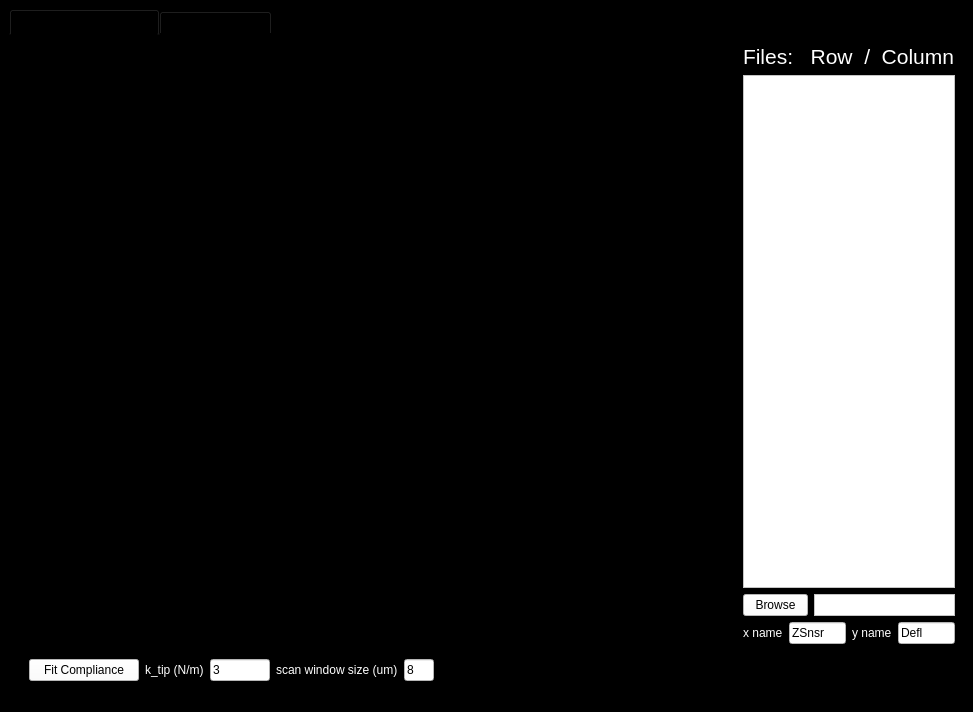
<?xml version="1.0" encoding="UTF-8"?>
<ui version="4.0">
 <class>MainWindow</class>
 <widget class="QMainWindow" name="MainWindow">
  <property name="geometry">
   <rect>
    <x>0</x>
    <y>0</y>
    <width>973</width>
    <height>712</height>
   </rect>
  </property>
  <property name="windowTitle">
   <string>Data Processor</string>
  </property>
  <property name="styleSheet">
   <string notr="true">background-color: rgb(0, 0, 0);</string>
  </property>
  <property name="dockOptions">
   <set>QMainWindow::AllowTabbedDocks|QMainWindow::AnimatedDocks</set>
  </property>
  <widget class="QWidget" name="centralwidget">
   <layout class="QGridLayout" name="gridLayout">
    <item row="1" column="0">
     <layout class="QHBoxLayout" name="horizontalLayout_3">
      <item>
       <spacer name="horizontalSpacer_2">
        <property name="orientation">
         <enum>Qt::Horizontal</enum>
        </property>
        <property name="sizeType">
         <enum>QSizePolicy::Fixed</enum>
        </property>
        <property name="sizeHint" stdset="0">
         <size>
          <width>20</width>
          <height>20</height>
         </size>
        </property>
       </spacer>
      </item>
      <item>
       <widget class="QPushButton" name="FitComplianceButton">
        <property name="minimumSize">
         <size>
          <width>110</width>
          <height>0</height>
         </size>
        </property>
        <property name="styleSheet">
         <string notr="true">color: rgb(0, 0, 0);
background-color: rgb(255, 255, 255);</string>
        </property>
        <property name="text">
         <string>Fit Compliance</string>
        </property>
       </widget>
      </item>
      <item>
       <widget class="QLabel" name="label_2">
        <property name="styleSheet">
         <string notr="true">color: rgb(255, 255, 255);
background-color: rgb(0, 0, 0);</string>
        </property>
        <property name="text">
         <string>k_tip (N/m)</string>
        </property>
       </widget>
      </item>
      <item>
       <widget class="QLineEdit" name="kTiplineEdit">
        <property name="maximumSize">
         <size>
          <width>60</width>
          <height>16777215</height>
         </size>
        </property>
        <property name="styleSheet">
         <string notr="true">color: rgb(0, 0, 0);
background-color: rgb(255, 255, 255);</string>
        </property>
        <property name="text">
         <string>3</string>
        </property>
       </widget>
      </item>
      <item>
       <widget class="QLabel" name="label_6">
        <property name="styleSheet">
         <string notr="true">color: rgb(255, 255, 255);
background-color: rgb(0, 0, 0);</string>
        </property>
        <property name="text">
         <string>scan window size (um)</string>
        </property>
       </widget>
      </item>
      <item>
       <widget class="QLineEdit" name="scanWinSizelineEdit">
        <property name="maximumSize">
         <size>
          <width>30</width>
          <height>16777215</height>
         </size>
        </property>
        <property name="styleSheet">
         <string notr="true">color: rgb(0, 0, 0);
background-color: rgb(255, 255, 255);</string>
        </property>
        <property name="text">
         <string>8</string>
        </property>
       </widget>
      </item>
      <item>
       <spacer name="horizontalSpacer">
        <property name="orientation">
         <enum>Qt::Horizontal</enum>
        </property>
        <property name="sizeHint" stdset="0">
         <size>
          <width>50</width>
          <height>20</height>
         </size>
        </property>
       </spacer>
      </item>
     </layout>
    </item>
    <item row="0" column="0">
     <widget class="QTabWidget" name="TabWidget">
      <property name="styleSheet">
       <string notr="true">QTabWidget::pane {
    border: 0px solid rgb(193, 193, 193);
    background: black;
	color: rgb(255, 255, 255);
}</string>
      </property>
      <property name="tabPosition">
       <enum>QTabWidget::North</enum>
      </property>
      <property name="tabShape">
       <enum>QTabWidget::Rounded</enum>
      </property>
      <property name="currentIndex">
       <number>0</number>
      </property>
      <property name="documentMode">
       <bool>false</bool>
      </property>
      <property name="tabsClosable">
       <bool>false</bool>
      </property>
      <property name="movable">
       <bool>false</bool>
      </property>
      <property name="tabBarAutoHide">
       <bool>false</bool>
      </property>
      <widget class="QWidget" name="individualForceTab">
       <attribute name="title">
        <string>Individual Force Curves</string>
       </attribute>
       <layout class="QGridLayout" name="gridLayout_8">
        <item row="1" column="3">
         <widget class="QListWidget" name="fileList">
          <property name="sizePolicy">
           <sizepolicy hsizetype="Expanding" vsizetype="Expanding">
            <horstretch>2</horstretch>
            <verstretch>0</verstretch>
           </sizepolicy>
          </property>
          <property name="acceptDrops">
           <bool>false</bool>
          </property>
          <property name="styleSheet">
           <string notr="true">background-color: rgb(255, 255, 255);
color: rgb(0, 0, 0);</string>
          </property>
         </widget>
        </item>
        <item row="2" column="3">
         <layout class="QHBoxLayout" name="horizontalLayout">
          <item>
           <widget class="QPushButton" name="browseButton">
            <property name="sizePolicy">
             <sizepolicy hsizetype="Fixed" vsizetype="Fixed">
              <horstretch>0</horstretch>
              <verstretch>0</verstretch>
             </sizepolicy>
            </property>
            <property name="minimumSize">
             <size>
              <width>0</width>
              <height>22</height>
             </size>
            </property>
            <property name="maximumSize">
             <size>
              <width>65</width>
              <height>22</height>
             </size>
            </property>
            <property name="styleSheet">
             <string notr="true">background-color: rgb(255, 255, 255);
color: rgb(0, 0, 0);</string>
            </property>
            <property name="text">
             <string>Browse</string>
            </property>
           </widget>
          </item>
          <item>
           <widget class="QTextBrowser" name="direcotry_print">
            <property name="sizePolicy">
             <sizepolicy hsizetype="Expanding" vsizetype="Fixed">
              <horstretch>0</horstretch>
              <verstretch>0</verstretch>
             </sizepolicy>
            </property>
            <property name="minimumSize">
             <size>
              <width>0</width>
              <height>22</height>
             </size>
            </property>
            <property name="maximumSize">
             <size>
              <width>16777215</width>
              <height>22</height>
             </size>
            </property>
            <property name="acceptDrops">
             <bool>true</bool>
            </property>
            <property name="styleSheet">
             <string notr="true">background-color: rgb(255, 255, 255);
color: rgb(0, 0, 0);</string>
            </property>
            <property name="verticalScrollBarPolicy">
             <enum>Qt::ScrollBarAlwaysOff</enum>
            </property>
            <property name="horizontalScrollBarPolicy">
             <enum>Qt::ScrollBarAlwaysOff</enum>
            </property>
            <property name="lineWrapMode">
             <enum>QTextEdit::NoWrap</enum>
            </property>
           </widget>
          </item>
         </layout>
        </item>
        <item row="3" column="3">
         <layout class="QHBoxLayout" name="horizontalLayout_2">
          <item>
           <widget class="QLabel" name="xnameLabel">
            <property name="styleSheet">
             <string notr="true">color: rgb(255, 255, 255);
background-color: rgb(0, 0, 0);</string>
            </property>
            <property name="text">
             <string>x name</string>
            </property>
           </widget>
          </item>
          <item>
           <widget class="QLineEdit" name="xnamelineEdit">
            <property name="minimumSize">
             <size>
              <width>50</width>
              <height>0</height>
             </size>
            </property>
            <property name="styleSheet">
             <string notr="true">color: rgb(0, 0, 0);
background-color: rgb(255, 255, 255);</string>
            </property>
            <property name="text">
             <string>ZSnsr</string>
            </property>
           </widget>
          </item>
          <item>
           <widget class="QLabel" name="ynameLabel">
            <property name="styleSheet">
             <string notr="true">color: rgb(255, 255, 255);
background-color: rgb(0, 0, 0);</string>
            </property>
            <property name="text">
             <string>y name</string>
            </property>
           </widget>
          </item>
          <item>
           <widget class="QLineEdit" name="ynamelineEdit">
            <property name="minimumSize">
             <size>
              <width>50</width>
              <height>0</height>
             </size>
            </property>
            <property name="styleSheet">
             <string notr="true">color: rgb(0, 0, 0);
background-color: rgb(255, 255, 255);</string>
            </property>
            <property name="text">
             <string>Defl</string>
            </property>
           </widget>
          </item>
         </layout>
        </item>
        <item row="0" column="3">
         <widget class="QLabel" name="label">
          <property name="sizePolicy">
           <sizepolicy hsizetype="Fixed" vsizetype="Fixed">
            <horstretch>0</horstretch>
            <verstretch>0</verstretch>
           </sizepolicy>
          </property>
          <property name="font">
           <font>
            <pointsize>16</pointsize>
           </font>
          </property>
          <property name="styleSheet">
           <string notr="true">color: rgb(255, 255, 255);</string>
          </property>
          <property name="text">
           <string>Files:   Row  /  Column</string>
          </property>
         </widget>
        </item>
        <item row="0" column="0" rowspan="4">
         <widget class="PlotWidget" name="individualForcePlot">
          <property name="sizePolicy">
           <sizepolicy hsizetype="Expanding" vsizetype="Expanding">
            <horstretch>10</horstretch>
            <verstretch>0</verstretch>
           </sizepolicy>
          </property>
         </widget>
        </item>
       </layout>
      </widget>
      <widget class="QWidget" name="compliancePlotsTab">
       <attribute name="title">
        <string>Compliance Plot</string>
       </attribute>
       <widget class="PlotWidget" name="complianceMapPlot">
        <property name="geometry">
         <rect>
          <x>30</x>
          <y>40</y>
          <width>450</width>
          <height>450</height>
         </rect>
        </property>
        <property name="sizePolicy">
         <sizepolicy hsizetype="Expanding" vsizetype="Expanding">
          <horstretch>1</horstretch>
          <verstretch>0</verstretch>
         </sizepolicy>
        </property>
        <property name="interactive">
         <bool>true</bool>
        </property>
       </widget>
       <widget class="QLineEdit" name="circleCenterlineEdit">
        <property name="enabled">
         <bool>false</bool>
        </property>
        <property name="geometry">
         <rect>
          <x>190</x>
          <y>499</y>
          <width>125</width>
          <height>21</height>
         </rect>
        </property>
        <property name="styleSheet">
         <string notr="true">color: rgb(0, 0, 0);
background-color: rgb(255, 255, 255);</string>
        </property>
       </widget>
       <widget class="QLabel" name="label_3">
        <property name="geometry">
         <rect>
          <x>27</x>
          <y>499</y>
          <width>153</width>
          <height>16</height>
         </rect>
        </property>
        <property name="styleSheet">
         <string notr="true">color: rgb(255, 255, 255);
background-color: rgb(0, 0, 0);</string>
        </property>
        <property name="text">
         <string>Circle Center (x,y) [Pixel]</string>
        </property>
       </widget>
       <widget class="QLineEdit" name="radiuslineEdit">
        <property name="enabled">
         <bool>false</bool>
        </property>
        <property name="geometry">
         <rect>
          <x>120</x>
          <y>530</y>
          <width>61</width>
          <height>21</height>
         </rect>
        </property>
        <property name="styleSheet">
         <string notr="true">color: rgb(0, 0, 0);
background-color: rgb(255, 255, 255);</string>
        </property>
       </widget>
       <widget class="QLabel" name="label_4">
        <property name="geometry">
         <rect>
          <x>27</x>
          <y>530</y>
          <width>83</width>
          <height>16</height>
         </rect>
        </property>
        <property name="styleSheet">
         <string notr="true">color: rgb(255, 255, 255);
background-color: rgb(0, 0, 0);</string>
        </property>
        <property name="text">
         <string>Radius [Pixel]</string>
        </property>
       </widget>
       <widget class="QPushButton" name="findCenterButton">
        <property name="geometry">
         <rect>
          <x>350</x>
          <y>500</y>
          <width>113</width>
          <height>21</height>
         </rect>
        </property>
        <property name="styleSheet">
         <string notr="true">color: rgb(0, 0, 0);
background-color: rgb(255, 255, 255);</string>
        </property>
        <property name="text">
         <string>Find Center</string>
        </property>
       </widget>
       <widget class="QPushButton" name="smoothComplianceButton">
        <property name="geometry">
         <rect>
          <x>30</x>
          <y>560</y>
          <width>113</width>
          <height>21</height>
         </rect>
        </property>
        <property name="styleSheet">
         <string notr="true">color: rgb(0, 0, 0);
background-color: rgb(255, 255, 255);</string>
        </property>
        <property name="text">
         <string>Smooth Data</string>
        </property>
       </widget>
       <widget class="QLabel" name="label_7">
        <property name="geometry">
         <rect>
          <x>210</x>
          <y>530</y>
          <width>83</width>
          <height>16</height>
         </rect>
        </property>
        <property name="styleSheet">
         <string notr="true">color: rgb(255, 255, 255);
background-color: rgb(0, 0, 0);</string>
        </property>
        <property name="text">
         <string>Radius [um]</string>
        </property>
       </widget>
       <widget class="QLineEdit" name="radius_um_lineEdit">
        <property name="enabled">
         <bool>false</bool>
        </property>
        <property name="geometry">
         <rect>
          <x>300</x>
          <y>530</y>
          <width>71</width>
          <height>21</height>
         </rect>
        </property>
        <property name="styleSheet">
         <string notr="true">color: rgb(0, 0, 0);
background-color: rgb(255, 255, 255);</string>
        </property>
       </widget>
       <widget class="QPushButton" name="saveAllButton">
        <property name="geometry">
         <rect>
          <x>510</x>
          <y>560</y>
          <width>91</width>
          <height>21</height>
         </rect>
        </property>
        <property name="styleSheet">
         <string notr="true">color: rgb(0, 0, 0);
background-color: rgb(255, 255, 255);</string>
        </property>
        <property name="text">
         <string>Save</string>
        </property>
       </widget>
       <widget class="QLabel" name="label_5">
        <property name="geometry">
         <rect>
          <x>700</x>
          <y>530</y>
          <width>121</width>
          <height>16</height>
         </rect>
        </property>
        <property name="styleSheet">
         <string notr="true">color: rgb(255, 255, 255);
background-color: rgb(0, 0, 0);</string>
        </property>
        <property name="text">
         <string># points for fit data</string>
        </property>
       </widget>
       <widget class="QPushButton" name="createRadCompFitDataButton">
        <property name="geometry">
         <rect>
          <x>510</x>
          <y>530</y>
          <width>171</width>
          <height>21</height>
         </rect>
        </property>
        <property name="styleSheet">
         <string notr="true">color: rgb(0, 0, 0);
background-color: rgb(255, 255, 255);</string>
        </property>
        <property name="text">
         <string>Create Rad. Comp. Fit Data</string>
        </property>
       </widget>
       <widget class="QLineEdit" name="numPointsFitDatalineEdit">
        <property name="geometry">
         <rect>
          <x>830</x>
          <y>530</y>
          <width>31</width>
          <height>21</height>
         </rect>
        </property>
        <property name="styleSheet">
         <string notr="true">color: rgb(0, 0, 0);
background-color: rgb(255, 255, 255);</string>
        </property>
        <property name="text">
         <string>20</string>
        </property>
       </widget>
       <widget class="QPushButton" name="projectRadialComplianceButton">
        <property name="geometry">
         <rect>
          <x>510</x>
          <y>500</y>
          <width>171</width>
          <height>21</height>
         </rect>
        </property>
        <property name="styleSheet">
         <string notr="true">color: rgb(0, 0, 0);
background-color: rgb(255, 255, 255);</string>
        </property>
        <property name="text">
         <string>Project Radial Compliance</string>
        </property>
       </widget>
       <widget class="PlotWidget" name="complianceRadialPlot">
        <property name="geometry">
         <rect>
          <x>500</x>
          <y>40</y>
          <width>450</width>
          <height>450</height>
         </rect>
        </property>
        <property name="sizePolicy">
         <sizepolicy hsizetype="Expanding" vsizetype="Expanding">
          <horstretch>1</horstretch>
          <verstretch>0</verstretch>
         </sizepolicy>
        </property>
       </widget>
      </widget>
     </widget>
    </item>
   </layout>
  </widget>
  <widget class="QMenuBar" name="menubar">
   <property name="geometry">
    <rect>
     <x>0</x>
     <y>0</y>
     <width>973</width>
     <height>30</height>
    </rect>
   </property>
  </widget>
  <widget class="QStatusBar" name="statusbar"/>
 </widget>
 <customwidgets>
  <customwidget>
   <class>PlotWidget</class>
   <extends>QGraphicsView</extends>
   <header>pyqtgraph</header>
  </customwidget>
 </customwidgets>
 <resources/>
 <connections/>
</ui>
